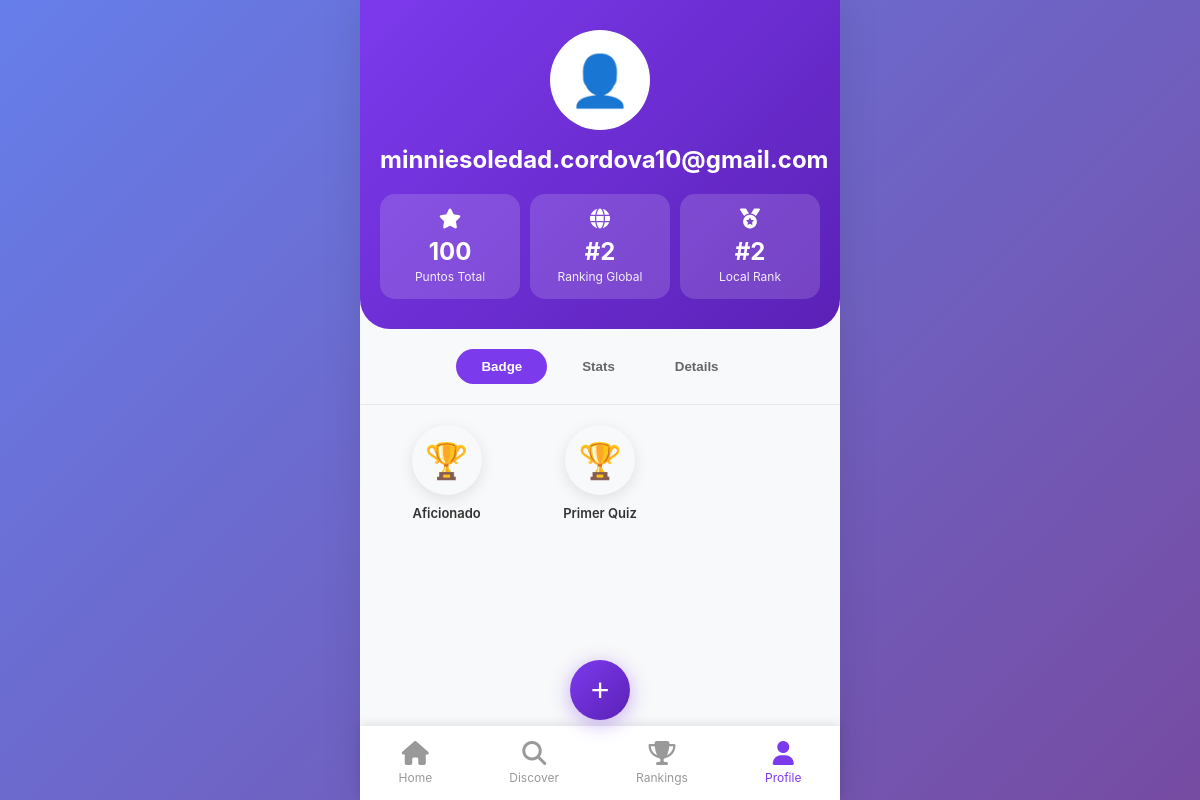
Screenshot of /profile/ (signed in) with the database file from the repository.
### quizz/models.py (models this page shows, shortened)
class UserProfile(models.Model):
    user = models.OneToOneField(User, on_delete=models.CASCADE, related_name='profile')
    avatar = models.ImageField(upload_to='avatars/', blank=True, null=True)
    total_points = models.IntegerField(default=0)
    quizzes_played = models.IntegerField(default=0)
    quizzes_created = models.IntegerField(default=0)
    country_flag = models.CharField(max_length=10, blank=True)
    created_at = models.DateTimeField(auto_now_add=True)
    def get_rank(self):
        return UserProfile.objects.filter(total_points__gt=self.total_points).count() + 1
    def get_monthly_quizzes(self):
        month_ago = timezone.now() - timezone.timedelta(days=30)
        return QuizAttempt.objects.filter(
            user=self.user,
            completed_at__gte=month_ago
        ).count()

class UserBadge(models.Model):
    user = models.ForeignKey(User, on_delete=models.CASCADE, related_name='badges')
    badge = models.ForeignKey(Badge, on_delete=models.CASCADE)
    earned_at = models.DateTimeField(auto_now_add=True)
    class Meta:
        unique_together = ['user', 'badge']
        ordering = ['-earned_at']

class Badge(models.Model):
    BADGE_TYPES = [
        ('beginner', 'Beginner'),
        ('intermediate', 'Intermediate'),
        ('expert', 'Expert'),
        ('master', 'Master'),
        ('special', 'Special'),
    ]
    name = models.CharField(max_length=100)
    description = models.TextField()
    badge_type = models.CharField(max_length=20, choices=BADGE_TYPES, default='beginner')
    icon = models.CharField(max_length=50, blank=True)
    color = models.CharField(max_length=20, default='#7C3AED')
    requirement = models.IntegerField(help_text="Puntos o quizzes requeridos")

### quizz/views.py (the view)
# urls.py: path('profile/', views.profile, name='profile'),
@login_required
def profile(request, username=None):
    if username:
        user = get_object_or_404(User, username=username)
    else:
        user = request.user
    profile, created = UserProfile.objects.get_or_create(user=user)
    user_badges = UserBadge.objects.filter(user=user).select_related('badge')
    rank = profile.get_rank()
    monthly_quizzes = profile.get_monthly_quizzes()
    quizzes_won = QuizAttempt.objects.filter(
        user=user,
        correct_answers__gte=14  # Al menos 14 de 20 correctas
    ).count()
    quizzes_created = profile.quizzes_created
    context = {
        'profile': profile,
        'user_badges': user_badges,
        'rank': rank,
        'monthly_quizzes': monthly_quizzes,
        'quizzes_won': quizzes_won,
        'quizzes_created': quizzes_created,
        'is_own_profile': user == request.user,
    }
    return render(request, 'quizz/profile.html', context)

### templates/quizz/profile.html (shortened to what this page needs)
{% extends 'base.html' %}
{% block content %}
<div class="profile-header">
    <div class="profile-avatar">
        {% if profile.avatar %}
            <img src="{{ profile.avatar.url }}" style="width:100%; height:100%; object-fit:cover; border-radius:50%;">
        {% else %}
            👤
        {% endif %}
    </div>
    <h2 class="profile-name">{{ profile.user.first_name|default:profile.user.username }}</h2>
    <div class="stats-cards">
        <div class="stat-card">
            <i class="fas fa-star"></i>
            <h3>{{ profile.total_points }}</h3>
            <p>Puntos Total</p>
        </div>
        <div class="stat-card">
            <i class="fas fa-globe"></i>
            <h3>#{{ rank }}</h3>
            <p>Ranking Global</p>
        </div>
        <div class="stat-card">
            <i class="fas fa-medal"></i>
            <h3>#{{ user_badges.count }}</h3>
            <p>Local Rank</p>
        </div>
    </div>
</div>
<div class="profile-tabs">
    <button class="profile-tab active" onclick="showTab('badges')">Badge</button>
    <button class="profile-tab" onclick="showTab('stats')">Stats</button>
    <button class="profile-tab" onclick="showTab('details')">Details</button>
</div>
<div class="tab-content" id="badges-tab">
    <div class="badges-section">
        <div class="badges-grid">
            {% for user_badge in user_badges %}
            <div class="badge-item">
                <div class="badge-icon badge-{{ user_badge.badge.badge_type }}">
                    🏆
                </div>
                <div class="badge-name">{{ user_badge.badge.name }}</div>
            </div>
            {% endfor %}
        </div>
    </div>
</div>
{% if is_own_profile %}
<button class="add-button" title="Crear Quiz">+</button>
{% endif %}
{% endblock %}

### templates/base.html (style rules this page uses)
* { margin: 0; padding: 0; box-sizing: border-box; }
body { font-family: -apple-system, BlinkMacSystemFont, 'Segoe UI', Roboto, Oxygen, Ubuntu, Cantarell, sans-serif; background: linear-gradient(135deg, #667eea 0%, #764ba2 100%); min-height: 100vh; color: #333; }

### templates/quizz/profile.html (style rules this page uses)
.profile-header { background: linear-gradient(135deg, #7C3AED 0%, #5B21B6 100%); color: white; padding: 30px 20px; text-align: center; border-radius: 0 0 30px 30px; }
.profile-avatar { width: 100px; height: 100px; border-radius: 50%; background: white; display: flex; align-items: center; justify-content: center; font-size: 50px; margin: 0 auto 15px; border: 4px solid rgba(255,255,255,0.3); }
.profile-name { font-size: 24px; font-weight: 700; margin-bottom: 20px; }
.stats-cards { display: grid; grid-template-columns: repeat(3, 1fr); gap: 10px; margin-top: 20px; }
.stat-card { background: rgba(255,255,255,0.15); padding: 15px 10px; border-radius: 15px; text-align: center; }
.stat-card i { font-size: 20px; margin-bottom: 8px; }
.stat-card h3 { font-size: 24px; font-weight: 700; margin-bottom: 3px; }
.stat-card p { font-size: 12px; opacity: 0.9; }
.profile-tabs { display: flex; justify-content: center; gap: 10px; padding: 20px; border-bottom: 1px solid #E5E7EB; }
.profile-tab { padding: 10px 25px; border: none; background: transparent; color: #666; font-weight: 600; cursor: pointer; border-radius: 20px; transition: all 0.3s; }
.profile-tab.active { background: #7C3AED; color: white; }
.tab-content { padding: 20px; }
.badges-grid { display: grid; grid-template-columns: repeat(3, 1fr); gap: 20px; }
.badge-item { display: flex; flex-direction: column; align-items: center; text-align: center; }
.badge-icon { width: 70px; height: 70px; border-radius: 50%; display: flex; align-items: center; justify-content: center; font-size: 35px; margin-bottom: 10px; box-shadow: 0 4px 15px rgba(0,0,0,0.1); }
.badge-name { font-size: 13px; font-weight: 600; color: #333; }
.add-button { position: fixed; bottom: 80px; left: 50%; transform: translateX(-50%); width: 60px; height: 60px; background: linear-gradient(135deg, #7C3AED 0%, #5B21B6 100%); border-radius: 50%; border: none; color: white; font-size: 32px; cursor: pointer; box-shadow: 0 4px 20px rgba(124, 58, 237, 0.4); transition: all 0.3s; z-index: 100; }

### rows the page displays
UserProfile: user.first_name "minniesoledad.cordova10@gmail.com", total_points "100"
UserBadge: badge.name "Aficionado"
UserBadge: badge.name "Primer Quiz"

### other values shown
{{ rank }} "2"
{{ user_badges.count }} "2"
